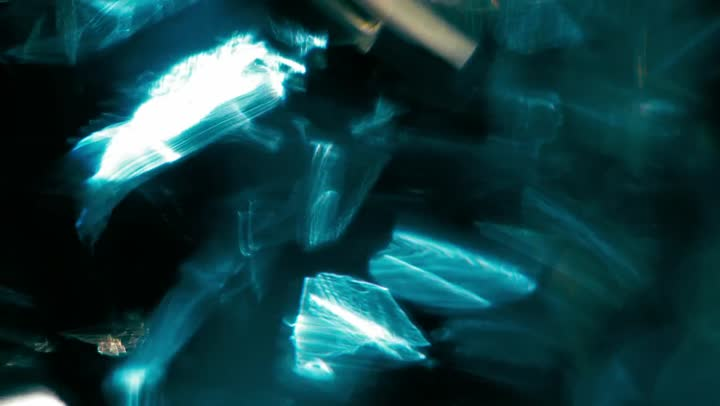
#> input picture app/src/main/assets/assets/bg/aurora.jpg, 720 x 406 px
$ python regions.py ../app/src/main/assets/assets/bg/aurora.jpg
#> lines starting #> are read from the running program, lines starting #| are printed output that depends on the picture
"""Region analysis of the ZYRAXON UI screenshot — proves the video shows
through and the glass panels render, without needing eyes on the image."""
import sys
from PIL import Image, ImageStat


def region_stats(im, box, name):
    crop = im.crop(box).convert('RGB')
    st = ImageStat.Stat(crop)
    colors = crop.getcolors(maxcolors=1000000)
    uniq = len(colors) if colors else 0
    return f"{name}: mean={[round(v) for v in st.mean]} stddev={[round(v) for v in st.stddev]} uniq_colors={uniq}"


path = sys.argv[1] if len(sys.argv) > 1 else '/tmp/ui1.png'
im = Image.open(path)
#> im is the input picture: PIL image 720x406 RGB; mean R, G, B 18.6, 62.5, 66.8
W, H = im.size
#> W = 720; H = 406
print(f"image {W}x{H}")
#| image 720x406
print(region_stats(im, (0, 0, W, H), 'full'))
#> in region_stats, `colors = crop.getcolors(maxcolors=1000000)`: colors = 35720 items
#> in region_stats, `uniq = len(colors) if colors else 0`: uniq = 35720
#| full: mean=[19, 62, 67] stddev=[51, 59, 61] uniq_colors=35720
# background strips (left/right edges, below the orb) should show video texture
print(region_stats(im, (0, int(H * 0.35), int(W * 0.06), int(H * 0.75)), 'bg-left'))
#> call 2 of region_stats, with box = (0, 142, 43, 304), name = 'bg-left'
#> in region_stats (call 2), `crop = im.crop(box).convert('RGB')`:
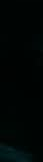
#> crop: PIL image 43x162 RGB; mean R, G, B 0.4, 5.4, 4.4
#> in region_stats (call 2), `colors = crop.getcolors(maxcolors=1000000)`: colors = 215 items
#> in region_stats (call 2), `uniq = len(colors) if colors else 0`: uniq = 215
#| bg-left: mean=[0, 5, 4] stddev=[1, 5, 5] uniq_colors=215
print(region_stats(im, (int(W * 0.94), int(H * 0.35), W, int(H * 0.75)), 'bg-right'))
#> call 3 of region_stats, with box = (676, 142, 720, 304), name = 'bg-right'
#> in region_stats (call 3), `crop = im.crop(box).convert('RGB')`:
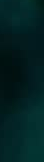
#> crop: PIL image 44x162 RGB; mean R, G, B 2.2, 32.9, 33.7
#> in region_stats (call 3), `colors = crop.getcolors(maxcolors=1000000)`: colors = 285 items
#> in region_stats (call 3), `uniq = len(colors) if colors else 0`: uniq = 285
#| bg-right: mean=[2, 33, 34] stddev=[1, 10, 9] uniq_colors=285
# top bar glass
print(region_stats(im, (int(W * 0.05), int(H * 0.02), int(W * 0.95), int(H * 0.07)), 'topbar'))
#> call 4 of region_stats, with box = (36, 8, 684, 28), name = 'topbar'
#> in region_stats (call 4), `crop = im.crop(box).convert('RGB')`:
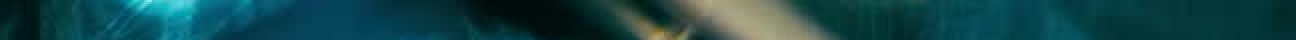
#> crop: PIL image 648x20 RGB (shown 2 times larger); mean R, G, B 19.7, 69.4, 73.2
#> in region_stats (call 4), `colors = crop.getcolors(maxcolors=1000000)`: colors = 5057 items
#> in region_stats (call 4), `uniq = len(colors) if colors else 0`: uniq = 5057
#| topbar: mean=[20, 69, 73] stddev=[40, 35, 34] uniq_colors=5057
# orb
print(region_stats(im, (int(W * 0.3), int(H * 0.13), int(W * 0.7), int(H * 0.33)), 'orb'))
#> in region_stats (call 5), `crop = im.crop(box).convert('RGB')`:
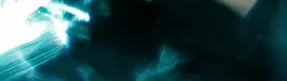
#> crop: PIL image 287x81 RGB; mean R, G, B 38.3, 73.4, 76
#> in region_stats (call 5), `colors = crop.getcolors(maxcolors=1000000)`: colors = 6907 items
#> in region_stats (call 5), `uniq = len(colors) if colors else 0`: uniq = 6907
#| orb: mean=[38, 73, 76] stddev=[78, 82, 82] uniq_colors=6907
# composer
print(region_stats(im, (int(W * 0.05), int(H * 0.9), int(W * 0.95), int(H * 0.97)), 'composer'))
#> in region_stats (call 6), `crop = im.crop(box).convert('RGB')`:
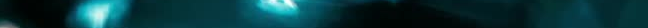
#> crop: PIL image 648x28 RGB; mean R, G, B 9, 54.3, 59.5
#> in region_stats (call 6), `colors = crop.getcolors(maxcolors=1000000)`: colors = 4119 items
#> in region_stats (call 6), `uniq = len(colors) if colors else 0`: uniq = 4119
#| composer: mean=[9, 54, 60] stddev=[26, 49, 52] uniq_colors=4119

$ run again, on app/src/main/assets/assets/bg/dream.jpg
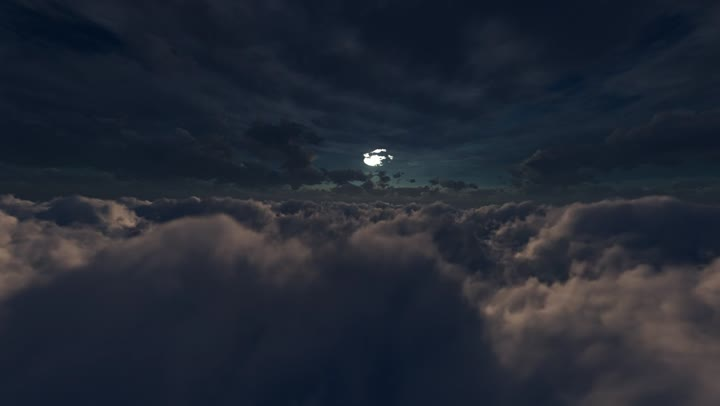
#> input picture app/src/main/assets/assets/bg/dream.jpg, 720 x 406 px
#> im is the input picture: PIL image 720x406 RGB; mean R, G, B 34.5, 40, 51.3
#| image 720x406
#> colors = 5255 items
#> uniq = 5255
#| full: mean=[34, 40, 51] stddev=[22, 16, 12] uniq_colors=5255
#| bg-left: mean=[54, 54, 59] stddev=[30, 21, 15] uniq_colors=1323
#> crop: PIL image 44x162 RGB
#| bg-right: mean=[38, 42, 52] stddev=[26, 17, 12] uniq_colors=749
#> crop: PIL image 648x20 RGB
#| topbar: mean=[17, 26, 41] stddev=[5, 4, 4] uniq_colors=125
#> in region_stats (call 5), `crop = im.crop(box).convert('RGB')`:
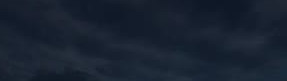
#> crop: PIL image 287x81 RGB; mean R, G, B 24.6, 34.1, 48.5
#> colors = 208 items
#> uniq = 208
#| orb: mean=[25, 34, 48] stddev=[5, 5, 5] uniq_colors=208
#> in region_stats (call 6), `crop = im.crop(box).convert('RGB')`:
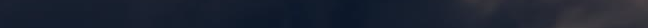
#> crop: PIL image 648x28 RGB; mean R, G, B 27.9, 34.5, 48.8
#> colors = 267 items
#> uniq = 267
#| composer: mean=[28, 34, 49] stddev=[13, 9, 6] uniq_colors=267
